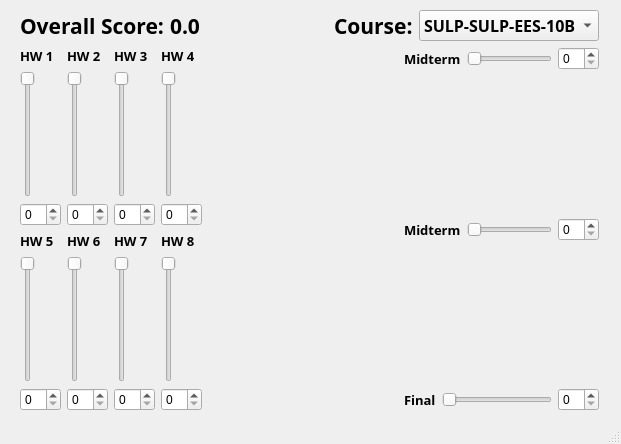
<?xml version="1.0" encoding="UTF-8"?>
<ui version="4.0">
 <class>MainWindow</class>
 <widget class="QMainWindow" name="MainWindow">
  <property name="geometry">
   <rect>
    <x>0</x>
    <y>0</y>
    <width>621</width>
    <height>444</height>
   </rect>
  </property>
  <property name="windowTitle">
   <string>MainWindow</string>
  </property>
  <widget class="QWidget" name="centralwidget">
   <widget class="QWidget" name="">
    <property name="geometry">
     <rect>
      <x>20</x>
      <y>10</y>
      <width>579</width>
      <height>401</height>
     </rect>
    </property>
    <layout class="QVBoxLayout" name="Everything">
     <item>
      <layout class="QHBoxLayout" name="Score_Course">
       <item>
        <widget class="QLabel" name="label_Score">
         <property name="font">
          <font>
           <family>Segoe UI Semibold</family>
           <pointsize>16</pointsize>
           <weight>75</weight>
           <bold>true</bold>
          </font>
         </property>
         <property name="text">
          <string>Overall Score:</string>
         </property>
        </widget>
       </item>
       <item>
        <widget class="QLabel" name="label_Score_2">
         <property name="font">
          <font>
           <family>Segoe UI Semibold</family>
           <pointsize>16</pointsize>
           <weight>75</weight>
           <bold>true</bold>
          </font>
         </property>
         <property name="text">
          <string>0.0</string>
         </property>
        </widget>
       </item>
       <item>
        <spacer name="horizontalSpacer">
         <property name="orientation">
          <enum>Qt::Horizontal</enum>
         </property>
         <property name="sizeHint" stdset="0">
          <size>
           <width>40</width>
           <height>20</height>
          </size>
         </property>
        </spacer>
       </item>
       <item>
        <widget class="QLabel" name="label_Course">
         <property name="font">
          <font>
           <family>Segoe UI Semibold</family>
           <pointsize>16</pointsize>
           <weight>75</weight>
           <bold>true</bold>
          </font>
         </property>
         <property name="text">
          <string>Course:</string>
         </property>
        </widget>
       </item>
       <item>
        <widget class="QComboBox" name="comboBox_Course">
         <property name="font">
          <font>
           <family>Segoe UI Semibold</family>
           <pointsize>12</pointsize>
           <weight>75</weight>
           <bold>true</bold>
          </font>
         </property>
         <property name="editable">
          <bool>false</bool>
         </property>
         <item>
          <property name="text">
           <string>SULP-SULP-EES-10B</string>
          </property>
         </item>
         <item>
          <property name="text">
           <string>SULP-SULP-EES-10C</string>
          </property>
         </item>
        </widget>
       </item>
      </layout>
     </item>
     <item>
      <layout class="QHBoxLayout" name="Inputs">
       <item>
        <layout class="QVBoxLayout" name="Homework">
         <item>
          <layout class="QHBoxLayout" name="horizontalLayout">
           <item>
            <layout class="QVBoxLayout" name="verticalLayout">
             <property name="leftMargin">
              <number>0</number>
             </property>
             <item>
              <widget class="QLabel" name="label">
               <property name="font">
                <font>
                 <family>Segoe UI Semibold</family>
                 <pointsize>10</pointsize>
                 <weight>75</weight>
                 <bold>true</bold>
                </font>
               </property>
               <property name="text">
                <string>HW 1</string>
               </property>
               <property name="alignment">
                <set>Qt::AlignLeading|Qt::AlignLeft|Qt::AlignVCenter</set>
               </property>
              </widget>
             </item>
             <item>
              <widget class="QSlider" name="verticalSlider">
               <property name="cursor">
                <cursorShape>ArrowCursor</cursorShape>
               </property>
               <property name="layoutDirection">
                <enum>Qt::LeftToRight</enum>
               </property>
               <property name="maximum">
                <number>20</number>
               </property>
               <property name="orientation">
                <enum>Qt::Vertical</enum>
               </property>
               <property name="invertedAppearance">
                <bool>true</bool>
               </property>
              </widget>
             </item>
             <item>
              <widget class="QSpinBox" name="spinBox">
               <property name="maximum">
                <number>20</number>
               </property>
              </widget>
             </item>
            </layout>
           </item>
           <item>
            <layout class="QVBoxLayout" name="verticalLayout_2">
             <property name="leftMargin">
              <number>0</number>
             </property>
             <item>
              <widget class="QLabel" name="label_2">
               <property name="font">
                <font>
                 <family>Segoe UI Semibold</family>
                 <pointsize>10</pointsize>
                 <weight>75</weight>
                 <bold>true</bold>
                </font>
               </property>
               <property name="text">
                <string>HW 2</string>
               </property>
               <property name="alignment">
                <set>Qt::AlignLeading|Qt::AlignLeft|Qt::AlignVCenter</set>
               </property>
              </widget>
             </item>
             <item>
              <widget class="QSlider" name="verticalSlider_2">
               <property name="cursor">
                <cursorShape>ArrowCursor</cursorShape>
               </property>
               <property name="layoutDirection">
                <enum>Qt::LeftToRight</enum>
               </property>
               <property name="maximum">
                <number>20</number>
               </property>
               <property name="orientation">
                <enum>Qt::Vertical</enum>
               </property>
               <property name="invertedAppearance">
                <bool>true</bool>
               </property>
              </widget>
             </item>
             <item>
              <widget class="QSpinBox" name="spinBox_2">
               <property name="maximum">
                <number>20</number>
               </property>
              </widget>
             </item>
            </layout>
           </item>
           <item>
            <layout class="QVBoxLayout" name="verticalLayout_3">
             <property name="leftMargin">
              <number>0</number>
             </property>
             <item>
              <widget class="QLabel" name="label_3">
               <property name="font">
                <font>
                 <family>Segoe UI Semibold</family>
                 <pointsize>10</pointsize>
                 <weight>75</weight>
                 <bold>true</bold>
                </font>
               </property>
               <property name="text">
                <string>HW 3</string>
               </property>
               <property name="alignment">
                <set>Qt::AlignLeading|Qt::AlignLeft|Qt::AlignVCenter</set>
               </property>
              </widget>
             </item>
             <item>
              <widget class="QSlider" name="verticalSlider_3">
               <property name="cursor">
                <cursorShape>ArrowCursor</cursorShape>
               </property>
               <property name="layoutDirection">
                <enum>Qt::LeftToRight</enum>
               </property>
               <property name="maximum">
                <number>20</number>
               </property>
               <property name="orientation">
                <enum>Qt::Vertical</enum>
               </property>
               <property name="invertedAppearance">
                <bool>true</bool>
               </property>
              </widget>
             </item>
             <item>
              <widget class="QSpinBox" name="spinBox_3">
               <property name="maximum">
                <number>20</number>
               </property>
              </widget>
             </item>
            </layout>
           </item>
           <item>
            <layout class="QVBoxLayout" name="verticalLayout_4">
             <property name="leftMargin">
              <number>0</number>
             </property>
             <item>
              <widget class="QLabel" name="label_4">
               <property name="font">
                <font>
                 <family>Segoe UI Semibold</family>
                 <pointsize>10</pointsize>
                 <weight>75</weight>
                 <bold>true</bold>
                </font>
               </property>
               <property name="text">
                <string>HW 4</string>
               </property>
               <property name="alignment">
                <set>Qt::AlignLeading|Qt::AlignLeft|Qt::AlignVCenter</set>
               </property>
              </widget>
             </item>
             <item>
              <widget class="QSlider" name="verticalSlider_4">
               <property name="cursor">
                <cursorShape>ArrowCursor</cursorShape>
               </property>
               <property name="layoutDirection">
                <enum>Qt::LeftToRight</enum>
               </property>
               <property name="maximum">
                <number>20</number>
               </property>
               <property name="orientation">
                <enum>Qt::Vertical</enum>
               </property>
               <property name="invertedAppearance">
                <bool>true</bool>
               </property>
              </widget>
             </item>
             <item>
              <widget class="QSpinBox" name="spinBox_4">
               <property name="maximum">
                <number>20</number>
               </property>
              </widget>
             </item>
            </layout>
           </item>
          </layout>
         </item>
         <item>
          <layout class="QHBoxLayout" name="horizontalLayout_2">
           <item>
            <layout class="QVBoxLayout" name="verticalLayout_6">
             <property name="leftMargin">
              <number>0</number>
             </property>
             <item>
              <widget class="QLabel" name="label_6">
               <property name="font">
                <font>
                 <family>Segoe UI Semibold</family>
                 <pointsize>10</pointsize>
                 <weight>75</weight>
                 <bold>true</bold>
                </font>
               </property>
               <property name="text">
                <string>HW 5</string>
               </property>
               <property name="alignment">
                <set>Qt::AlignLeading|Qt::AlignLeft|Qt::AlignVCenter</set>
               </property>
              </widget>
             </item>
             <item>
              <widget class="QSlider" name="verticalSlider_6">
               <property name="cursor">
                <cursorShape>ArrowCursor</cursorShape>
               </property>
               <property name="layoutDirection">
                <enum>Qt::LeftToRight</enum>
               </property>
               <property name="maximum">
                <number>20</number>
               </property>
               <property name="orientation">
                <enum>Qt::Vertical</enum>
               </property>
               <property name="invertedAppearance">
                <bool>true</bool>
               </property>
              </widget>
             </item>
             <item>
              <widget class="QSpinBox" name="spinBox_6">
               <property name="maximum">
                <number>20</number>
               </property>
              </widget>
             </item>
            </layout>
           </item>
           <item>
            <layout class="QVBoxLayout" name="verticalLayout_5">
             <property name="leftMargin">
              <number>0</number>
             </property>
             <item>
              <widget class="QLabel" name="label_5">
               <property name="font">
                <font>
                 <family>Segoe UI Semibold</family>
                 <pointsize>10</pointsize>
                 <weight>75</weight>
                 <bold>true</bold>
                </font>
               </property>
               <property name="text">
                <string>HW 6</string>
               </property>
               <property name="alignment">
                <set>Qt::AlignLeading|Qt::AlignLeft|Qt::AlignVCenter</set>
               </property>
              </widget>
             </item>
             <item>
              <widget class="QSlider" name="verticalSlider_5">
               <property name="cursor">
                <cursorShape>ArrowCursor</cursorShape>
               </property>
               <property name="layoutDirection">
                <enum>Qt::LeftToRight</enum>
               </property>
               <property name="maximum">
                <number>20</number>
               </property>
               <property name="orientation">
                <enum>Qt::Vertical</enum>
               </property>
               <property name="invertedAppearance">
                <bool>true</bool>
               </property>
              </widget>
             </item>
             <item>
              <widget class="QSpinBox" name="spinBox_5">
               <property name="maximum">
                <number>20</number>
               </property>
              </widget>
             </item>
            </layout>
           </item>
           <item>
            <layout class="QVBoxLayout" name="verticalLayout_7">
             <property name="leftMargin">
              <number>0</number>
             </property>
             <item>
              <widget class="QLabel" name="label_7">
               <property name="font">
                <font>
                 <family>Segoe UI Semibold</family>
                 <pointsize>10</pointsize>
                 <weight>75</weight>
                 <bold>true</bold>
                </font>
               </property>
               <property name="text">
                <string>HW 7</string>
               </property>
               <property name="alignment">
                <set>Qt::AlignLeading|Qt::AlignLeft|Qt::AlignVCenter</set>
               </property>
              </widget>
             </item>
             <item>
              <widget class="QSlider" name="verticalSlider_7">
               <property name="cursor">
                <cursorShape>ArrowCursor</cursorShape>
               </property>
               <property name="layoutDirection">
                <enum>Qt::LeftToRight</enum>
               </property>
               <property name="maximum">
                <number>20</number>
               </property>
               <property name="orientation">
                <enum>Qt::Vertical</enum>
               </property>
               <property name="invertedAppearance">
                <bool>true</bool>
               </property>
              </widget>
             </item>
             <item>
              <widget class="QSpinBox" name="spinBox_7">
               <property name="maximum">
                <number>20</number>
               </property>
              </widget>
             </item>
            </layout>
           </item>
           <item>
            <layout class="QVBoxLayout" name="verticalLayout_8">
             <property name="leftMargin">
              <number>0</number>
             </property>
             <item>
              <widget class="QLabel" name="label_8">
               <property name="font">
                <font>
                 <family>Segoe UI Semibold</family>
                 <pointsize>10</pointsize>
                 <weight>75</weight>
                 <bold>true</bold>
                </font>
               </property>
               <property name="text">
                <string>HW 8</string>
               </property>
               <property name="alignment">
                <set>Qt::AlignLeading|Qt::AlignLeft|Qt::AlignVCenter</set>
               </property>
              </widget>
             </item>
             <item>
              <widget class="QSlider" name="verticalSlider_8">
               <property name="cursor">
                <cursorShape>ArrowCursor</cursorShape>
               </property>
               <property name="layoutDirection">
                <enum>Qt::LeftToRight</enum>
               </property>
               <property name="maximum">
                <number>20</number>
               </property>
               <property name="orientation">
                <enum>Qt::Vertical</enum>
               </property>
               <property name="invertedAppearance">
                <bool>true</bool>
               </property>
              </widget>
             </item>
             <item>
              <widget class="QSpinBox" name="spinBox_8">
               <property name="maximum">
                <number>20</number>
               </property>
              </widget>
             </item>
            </layout>
           </item>
          </layout>
         </item>
        </layout>
       </item>
       <item>
        <layout class="QVBoxLayout" name="Spacers">
         <item>
          <spacer name="horizontalSpacer_2">
           <property name="orientation">
            <enum>Qt::Horizontal</enum>
           </property>
           <property name="sizeHint" stdset="0">
            <size>
             <width>128</width>
             <height>20</height>
            </size>
           </property>
          </spacer>
         </item>
         <item>
          <spacer name="horizontalSpacer_4">
           <property name="orientation">
            <enum>Qt::Horizontal</enum>
           </property>
           <property name="sizeHint" stdset="0">
            <size>
             <width>128</width>
             <height>20</height>
            </size>
           </property>
          </spacer>
         </item>
         <item>
          <spacer name="horizontalSpacer_3">
           <property name="orientation">
            <enum>Qt::Horizontal</enum>
           </property>
           <property name="sizeHint" stdset="0">
            <size>
             <width>128</width>
             <height>20</height>
            </size>
           </property>
          </spacer>
         </item>
        </layout>
       </item>
       <item>
        <layout class="QVBoxLayout" name="Exams">
         <item>
          <layout class="QHBoxLayout" name="Midterm1">
           <item>
            <widget class="QLabel" name="label_9">
             <property name="font">
              <font>
               <family>Segoe UI Semibold</family>
               <pointsize>10</pointsize>
               <weight>75</weight>
               <bold>true</bold>
              </font>
             </property>
             <property name="text">
              <string>Midterm</string>
             </property>
             <property name="alignment">
              <set>Qt::AlignLeading|Qt::AlignLeft|Qt::AlignVCenter</set>
             </property>
            </widget>
           </item>
           <item>
            <widget class="QSlider" name="horizontalSlider">
             <property name="orientation">
              <enum>Qt::Horizontal</enum>
             </property>
            </widget>
           </item>
           <item>
            <widget class="QSpinBox" name="spinBox_9">
             <property name="maximum">
              <number>20</number>
             </property>
            </widget>
           </item>
          </layout>
         </item>
         <item>
          <spacer name="verticalSpacer">
           <property name="orientation">
            <enum>Qt::Vertical</enum>
           </property>
           <property name="sizeHint" stdset="0">
            <size>
             <width>20</width>
             <height>128</height>
            </size>
           </property>
          </spacer>
         </item>
         <item>
          <layout class="QHBoxLayout" name="Midterm2">
           <item>
            <widget class="QLabel" name="label_10">
             <property name="font">
              <font>
               <family>Segoe UI Semibold</family>
               <pointsize>10</pointsize>
               <weight>75</weight>
               <bold>true</bold>
              </font>
             </property>
             <property name="text">
              <string>Midterm</string>
             </property>
             <property name="alignment">
              <set>Qt::AlignLeading|Qt::AlignLeft|Qt::AlignVCenter</set>
             </property>
            </widget>
           </item>
           <item>
            <widget class="QSlider" name="horizontalSlider_2">
             <property name="orientation">
              <enum>Qt::Horizontal</enum>
             </property>
            </widget>
           </item>
           <item>
            <widget class="QSpinBox" name="spinBox_10">
             <property name="maximum">
              <number>20</number>
             </property>
            </widget>
           </item>
          </layout>
         </item>
         <item>
          <spacer name="verticalSpacer_2">
           <property name="orientation">
            <enum>Qt::Vertical</enum>
           </property>
           <property name="sizeHint" stdset="0">
            <size>
             <width>20</width>
             <height>118</height>
            </size>
           </property>
          </spacer>
         </item>
         <item>
          <layout class="QHBoxLayout" name="Final">
           <item>
            <widget class="QLabel" name="label_11">
             <property name="font">
              <font>
               <family>Segoe UI Semibold</family>
               <pointsize>10</pointsize>
               <weight>75</weight>
               <bold>true</bold>
              </font>
             </property>
             <property name="text">
              <string>Final</string>
             </property>
             <property name="alignment">
              <set>Qt::AlignLeading|Qt::AlignLeft|Qt::AlignVCenter</set>
             </property>
            </widget>
           </item>
           <item>
            <widget class="QSlider" name="horizontalSlider_3">
             <property name="orientation">
              <enum>Qt::Horizontal</enum>
             </property>
            </widget>
           </item>
           <item>
            <widget class="QSpinBox" name="spinBox_11">
             <property name="maximum">
              <number>20</number>
             </property>
            </widget>
           </item>
          </layout>
         </item>
        </layout>
       </item>
      </layout>
     </item>
    </layout>
   </widget>
  </widget>
  <widget class="QStatusBar" name="statusbar"/>
 </widget>
 <resources/>
 <connections/>
</ui>
